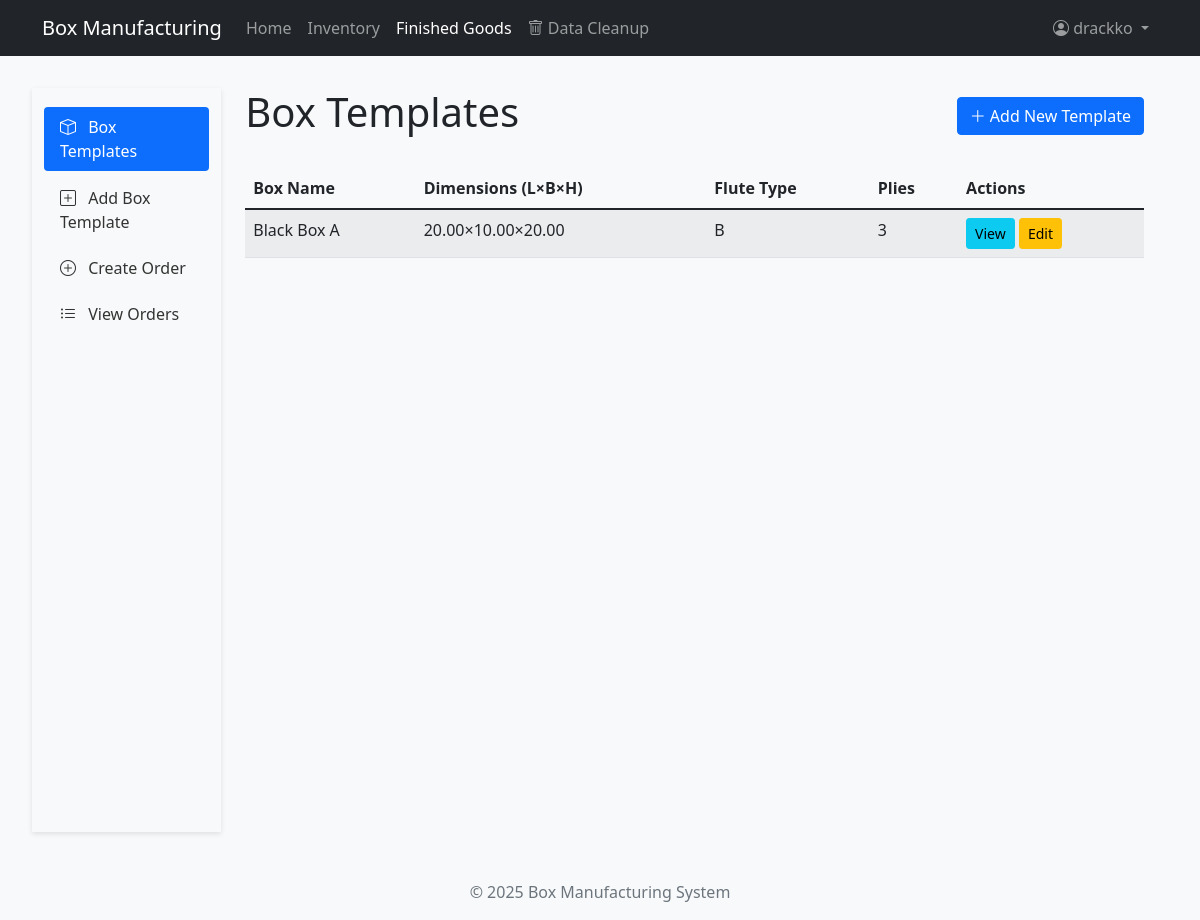
/finished-goods/boxes/ (signed in), run on an earlier commit of the app's database.
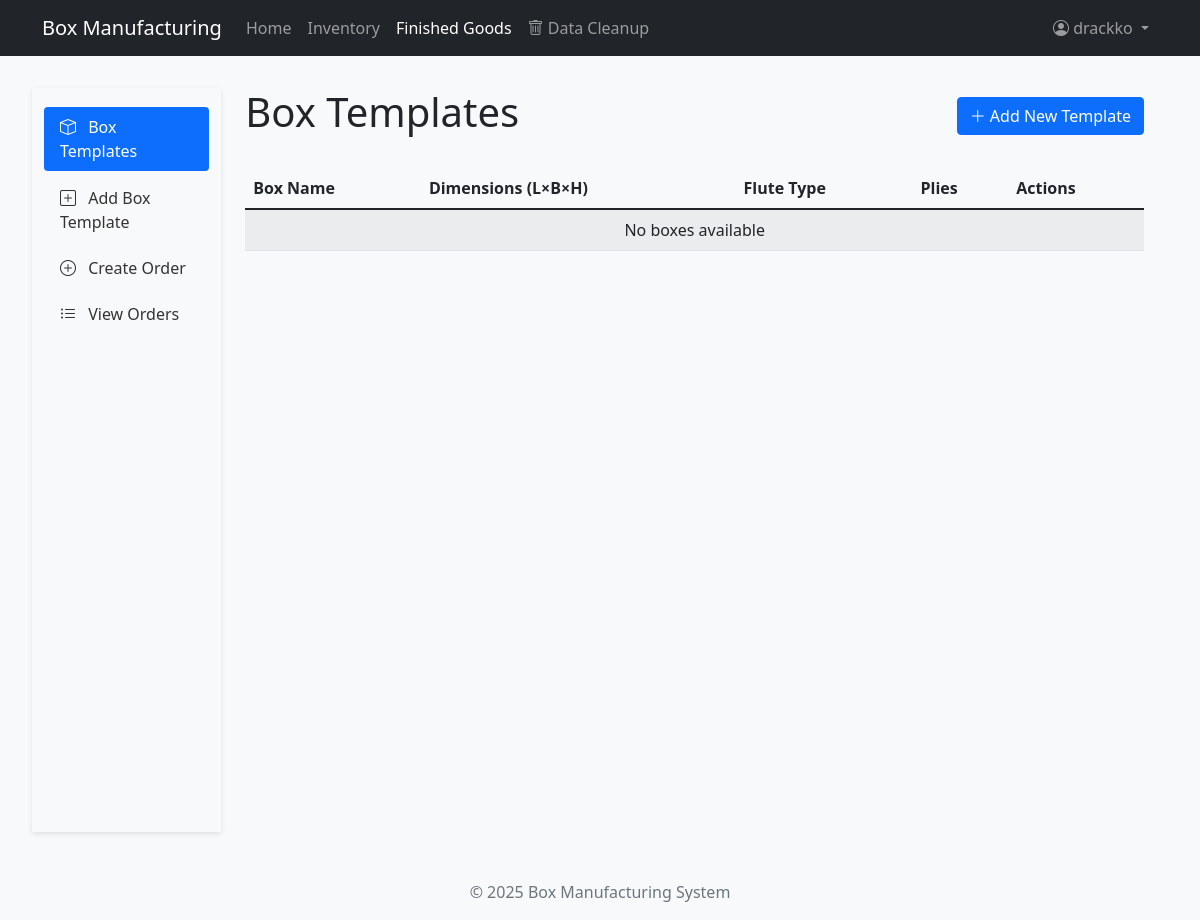
And on a later commit of the database.
### finished_goods/models.py (models this page shows, shortened)
class BoxDetails(models.Model):
    FLUTE_CHOICES = [
        ('A', 'A Flute'),
        ('B', 'B Flute'),
        ('C', 'C Flute'),
        ('E', 'E Flute'),
        ('F', 'F Flute'),
        ('BC', 'BC Flute'),
    ]
    box_name = models.CharField(max_length=100)
    length = models.DecimalField(max_digits=10, decimal_places=2)
    breadth = models.DecimalField(max_digits=10, decimal_places=2)
    height = models.DecimalField(max_digits=10, decimal_places=2)
    flute_type = models.CharField(max_length=2, choices=FLUTE_CHOICES)
    num_plies = models.IntegerField(choices=[(3, '3 Ply'), (5, '5 Ply'), (7, '7 Ply')])
    print_color = models.CharField(max_length=50, blank=True)
    order_quantity = models.IntegerField(default=1000)
    created_at = models.DateTimeField(auto_now_add=True)
    updated_at = models.DateTimeField(auto_now=True)

### finished_goods/views.py (the view)
# urls.py: path('boxes/', views.BoxListView.as_view(), name='box-list'),
class BoxListView(LoginRequiredMixin, ListView):
    model = BoxDetails
    template_name = 'finished_goods/box_list.html'
    context_object_name = 'boxes'
    ordering = ['-created_at']
    login_url = '/accounts/login/'

### finished_goods/templates/finished_goods/box_list.html
{% extends 'finished_goods/base_finished_goods.html' %}
{% load static %}
{% block finished_goods_content %}
<div class="d-flex justify-content-between align-items-center mb-4">
    <h1>Box Templates</h1>
    <a href="{% url 'finished_goods:box-create' %}" class="btn btn-primary">
        <i class="bi bi-plus-lg"></i> Add New Template
    </a>
</div>
<div class="table-responsive">
    <table class="table table-striped">
        <thead>
            <tr>
                <th>Box Name</th>
                <th>Dimensions (L×B×H)</th>
                <th>Flute Type</th>
                <th>Plies</th>
                <th>Actions</th>
            </tr>
        </thead>
        <tbody>
            {% for box in boxes %}
            <tr>
                <td>{{ box.box_name }}</td>
                <td>{{ box.length }}×{{ box.breadth }}×{{ box.height }}</td>
                <td>{{ box.flute_type }}</td>
                <td>{{ box.num_plies }}</td>
                <td>
                    <a href="{% url 'finished_goods:box-detail' box.pk %}" class="btn btn-sm btn-info">View</a>
                    <a href="{% url 'finished_goods:box-update' box.pk %}" class="btn btn-sm btn-warning">Edit</a>
                </td>
            </tr>
            {% empty %}
            <tr>
                <td colspan="5" class="text-center">No boxes available</td>
            </tr>
            {% endfor %}
        </tbody>
    </table>
</div>
{% endblock %}

What changed in the data, as far as the page shows it:
removed BoxDetails: box_name "Black Box A", length "20.00", breadth "10.00", height "20.00", flute_type "B", num_plies "3"
Also different on the page:
text now shown: "No boxes available"
